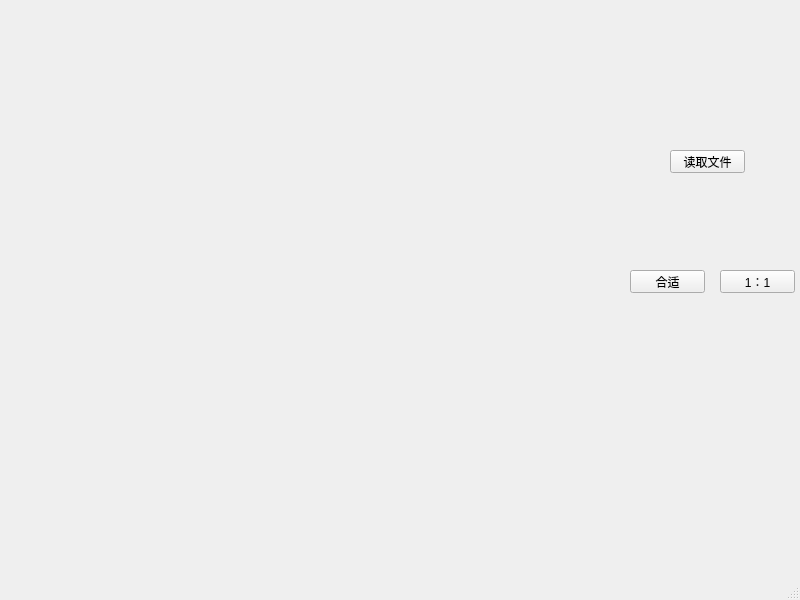
<?xml version="1.0" encoding="UTF-8"?>
<ui version="4.0">
 <class>MainWindow</class>
 <widget class="QMainWindow" name="MainWindow">
  <property name="geometry">
   <rect>
    <x>0</x>
    <y>0</y>
    <width>800</width>
    <height>600</height>
   </rect>
  </property>
  <property name="windowTitle">
   <string>MainWindow</string>
  </property>
  <widget class="QWidget" name="centralwidget">
   <widget class="QPushButton" name="readImage_Btn">
    <property name="geometry">
     <rect>
      <x>670</x>
      <y>150</y>
      <width>75</width>
      <height>23</height>
     </rect>
    </property>
    <property name="text">
     <string>读取文件</string>
    </property>
   </widget>
   <widget class="QWidget" name="horizontalLayoutWidget">
    <property name="geometry">
     <rect>
      <x>10</x>
      <y>10</y>
      <width>611</width>
      <height>541</height>
     </rect>
    </property>
    <layout class="QHBoxLayout" name="horizontalLayout"/>
   </widget>
   <widget class="QPushButton" name="suitImage_Btn">
    <property name="geometry">
     <rect>
      <x>630</x>
      <y>270</y>
      <width>75</width>
      <height>23</height>
     </rect>
    </property>
    <property name="text">
     <string>合适</string>
    </property>
   </widget>
   <widget class="QPushButton" name="showImage1_1Btn">
    <property name="geometry">
     <rect>
      <x>720</x>
      <y>270</y>
      <width>75</width>
      <height>23</height>
     </rect>
    </property>
    <property name="text">
     <string>1：1</string>
    </property>
   </widget>
  </widget>
  <widget class="QMenuBar" name="menubar">
   <property name="geometry">
    <rect>
     <x>0</x>
     <y>0</y>
     <width>800</width>
     <height>21</height>
    </rect>
   </property>
  </widget>
  <widget class="QStatusBar" name="statusbar"/>
 </widget>
 <resources/>
 <connections/>
</ui>
